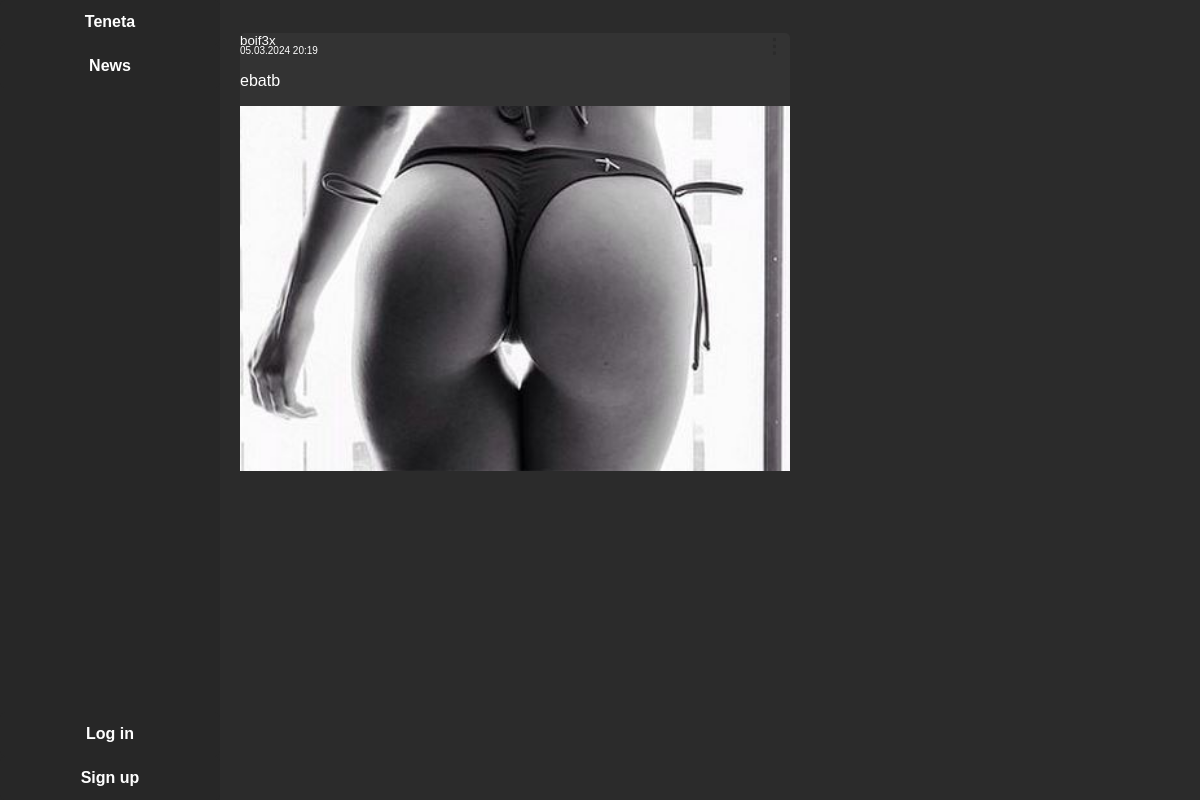
The app's page /post/39/, older data.
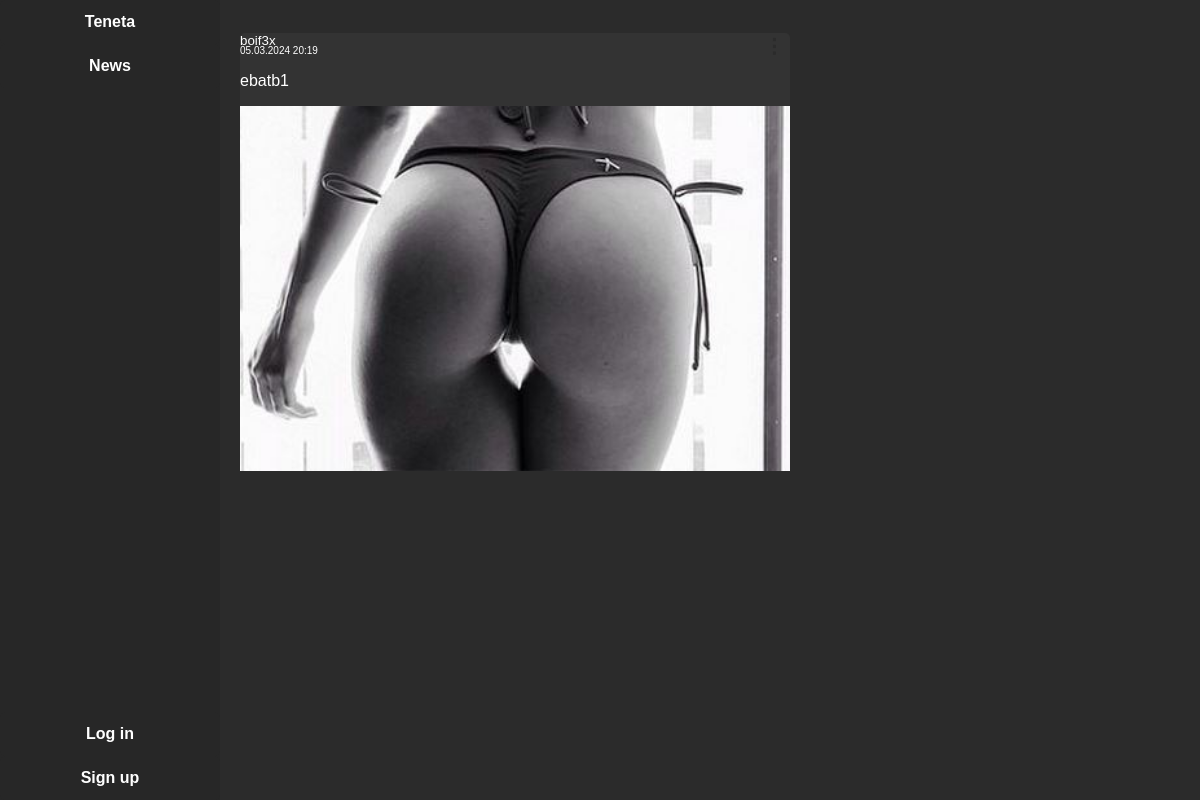
The same page, newer data.
### News/models.py (models this page shows, shortened)
class Post(models.Model):
    author = models.ForeignKey(User, on_delete=models.CASCADE)
    text = models.TextField(blank=True)
    content = models.FileField(upload_to='PostContent', blank=True, null=True)
    date = models.DateTimeField(auto_now_add=True)
    objects = models.Manager()

### News/views.py (the view)
# urls.py: path('post/<int:pk>/', views.PostDetailView.as_view(), name='post'),
class PostDetailView(DetailView):
    model = Post
    template_name = 'post.html'
    context_object_name = 'post'

### templates/post.html (shortened to what this page needs)
{% extends "layout.html" %}
{% block content %}
{% load static %}
<div class="post">
    <div class="post-header">
        <p class="author">{{ post.author.username }}</p>
        <p class="date">{{ post.date|date:"d.m.Y H:i" }}</p>
         <div class="menu">
            <button class="menu-btn">&#8942;</button>
        </div>
    </div>
    <div class="post-content">
        <p class="text">{{ post.text }}</p>
        {% if post.content %}
            {% if '.jpg' in post.content.url or '.jpeg' in post.content.url or '.png' in post.content.url or '.gif' in post.content.url %}
                <img src="{{ post.content.url }}" alt="Post Image">
            {% else %}
                <a href="{{ post.content.url }}">Download File</a>
            {% endif %}
        {% endif %}
    </div>
</div>
{% endblock %}

Row changes from the older to the newer data that the page shows:
changed Post "boif3x": text "ebatb" → "ebatb1"
